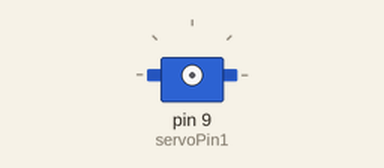
A sketch run on a simulated Arduino Uno, built with avr-gcc and run on an emulated ATmega328P. Parts: servo. Wiring (inferred from the names in the program): servo: signal pin 9. Servo pulses on a pin are drawn as a servo (544–2400 µs = 0–180°); what the sketch prints to the serial monitor is not drawn.

Above: at 0.1 s.
At 5.4 s:
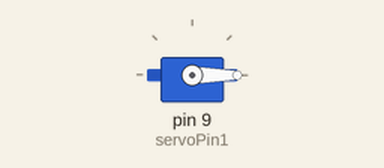
At 10.0 s:
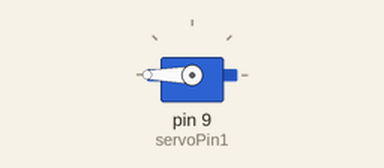
At 39.49 s:
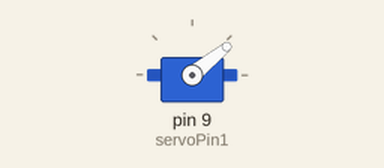
Timing chart, 0 to 40.0 s (numbered marks = the images above):
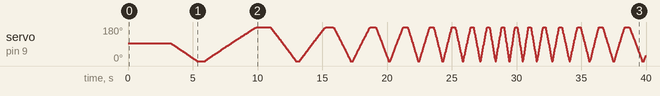

The sketch:

servo-9g.ino
```cpp
/*
 Name:		Sketch1.ino
 Created:	7/31/2016 1:00:33 PM
 Author:	baoliveira
*/

int servoPin1 = 9;
const unsigned int servoFrequency = 20;
unsigned int servoStep = 10;
unsigned int servoMinStep = 10;
unsigned int servoMaxStep = 100;
unsigned int servoMaxPos = 2700;
unsigned int servoMinPos = 400;
unsigned int servoPos = 1500;
unsigned int servoAceleration = 10;

// the setup function runs once when you press reset or power the board
void setup()
{
	Serial.begin(9600);
	pinMode(servoPin1, OUTPUT);
	if (Serial.availableForWrite())
		Serial.println("Servo 9g initialization");

	Serial.println("going to position 0.");
	delay(3000);
	// pos zero
	servoPulse(14, servoPos);
	servoAceleration = 10;
}

// the loop function runs over and over again until power down or reset
void loop()
{

	//delay(500);
	// pos from current pos to -90 step by step
	servoMoveTo(servoMinPos);
	/*
	delay(2000);
	// pos from current position to +90 max speed
	servoPulse(14, servoMaxPos);

	delay(2000);
	// pos from current position to -90 max speed
	servoPulse(14, servoMinPos);
	*/
	//delay(500);
	// pos from -90 to +90 step by step
	servoMoveTo(servoMaxPos);

	servoStep += servoAceleration;

	if (servoStep > servoMaxStep)
	{
		servoStep = servoMaxStep;
		servoAceleration = servoAceleration * (-1);
	}
	else if (servoStep < servoMinStep)
	{
		servoStep = servoMinStep;
		servoAceleration = servoAceleration * (-1);
	}
}


void servoMoveTo(unsigned int targetPosition)
{
	if (targetPosition == servoPos)
		return;
	else if (targetPosition > servoPos)
	{

		for (int position = servoPos; position <= targetPosition; position += servoStep)
		{
			servoPulse(1, position);
		}
	}
	else
	{
		for (int position = servoPos; position >= targetPosition; position -= servoStep)
		{
			servoPulse(1, position);
		}
	}

	servoPos = targetPosition;
}

void servoPulse(unsigned int steps, unsigned int pulseWidth)
{
	for(int i = 1; i<= steps; i++)
	{
		digitalWrite(servoPin1, HIGH);
		delayMicroseconds(pulseWidth);
		digitalWrite(servoPin1, LOW);
		delay(servoFrequency);
	}
}
```
